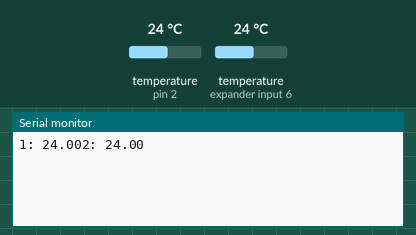
The sketch below on a simulated Arduino Uno, built with avr-gcc and run on an emulated ATmega328P. Parts: the last lines printed to the serial monitor. The inputs (shaded band) are chosen by the test bench; at power-on: temperature (sensors on pin 2, expander input 6) 24 °C.

Above: at 1.6 s.
1.7 s: temperature (sensor on pin 2) set to 12 °C
At 2.9 s:
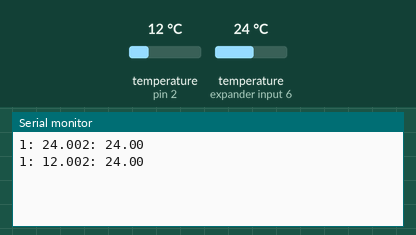
3.2 s: temperature (sensor on expander input 6) set to 12 °C
At 4.4 s:
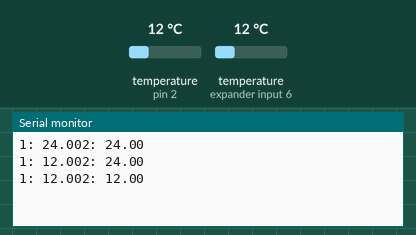
4.7 s: temperature (sensor on pin 2) set to 19 °C
At 5.3 s:
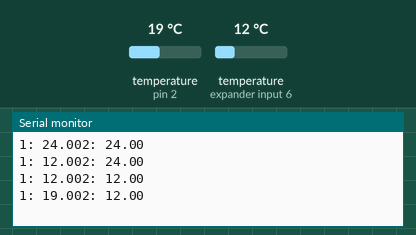
6.2 s: temperature (sensor on expander input 6) set to 19 °C
At 6.2 s:
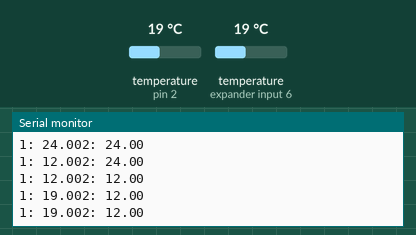
Timing chart, 0 to 8.7 s (numbered marks = the images above; inputs shaded):
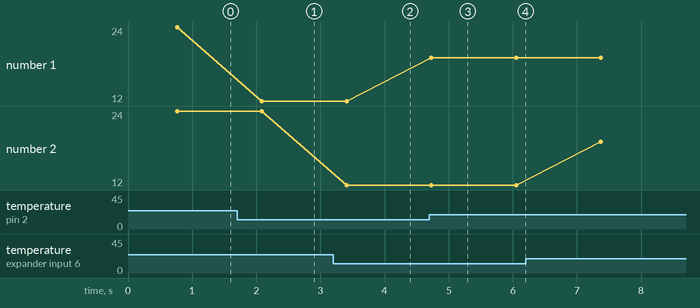

The sketch:

dallas-temp_test.ino
```cpp
#include <DallasTemperature.h>
#include <OneWire.h>
#include <SoftwareSerial.h>

// Data wire is plugged into pin 2 on the Arduino
#define ONE_WIRE_BUS 2

// Setup a oneWire instance to communicate with any OneWire devices
// (not just Maxim/Dallas temperature ICs)
OneWire oneWire(ONE_WIRE_BUS);

// Pass our oneWire reference to Dallas Temperature.
DallasTemperature sensors(&oneWire);

//construct new softwareserial with hc-05 connected to rx/tx pins
SoftwareSerial mySerial(10,11); // RX, TX

void setup(void)
{
  // start serial port
  Serial.begin(9600);
 // Serial.println("Dallas Temperature IC Control Library Demo");
 //start virtual serial for hc-05 comms
  mySerial.begin(9600);

  // Start up the library
  sensors.begin();
}


void loop(void)
{
  // call sensors.requestTemperatures() to issue a global temperature
  // request to all devices on the bus
 // Serial.print(" Requesting temperatures...");
  sensors.requestTemperatures(); // Send the command to get temperatures
  //Serial.println("DONE");

 // old method of sending temp on serial port
 Serial.print("1: ");
  Serial.print(sensors.getTempCByIndex(0)); // Why "byIndex"?
 Serial.print("2: ");
 Serial.println(sensors.getTempCByIndex(1));
    // You can have more than one IC on the same bus.
    // 0 refers to the first IC on the wire

//char tempString1[] = sprintf(sensors.getTempCByIndex(0));
//char tempString1[5] = dtostrf(sensors.getTempCByIndex(0), 5, 2, 0);

mySerial.print ("1: ");
mySerial.print(sensors.getTempCByIndex(0));
mySerial.print ("2: ");
mySerial.println(sensors.getTempCByIndex(1));

delay(500);
}
```

Measured:
- after the input at 1.7 s, the serial monitor: prints a new line after 0.39 s (image 1)
- after the input at 3.2 s, the serial monitor: prints a new line after 0.21 s (image 2)
- after the input at 4.7 s, the serial monitor: prints a new line at once (image 3)
- plotted number 1: 24 → 12 after the input at 1.7 s, 12 → 19 after the input at 4.7 s
- plotted number 2: 24 → 12 after the input at 3.2 s, 12 → 19 after the input at 6.2 s
